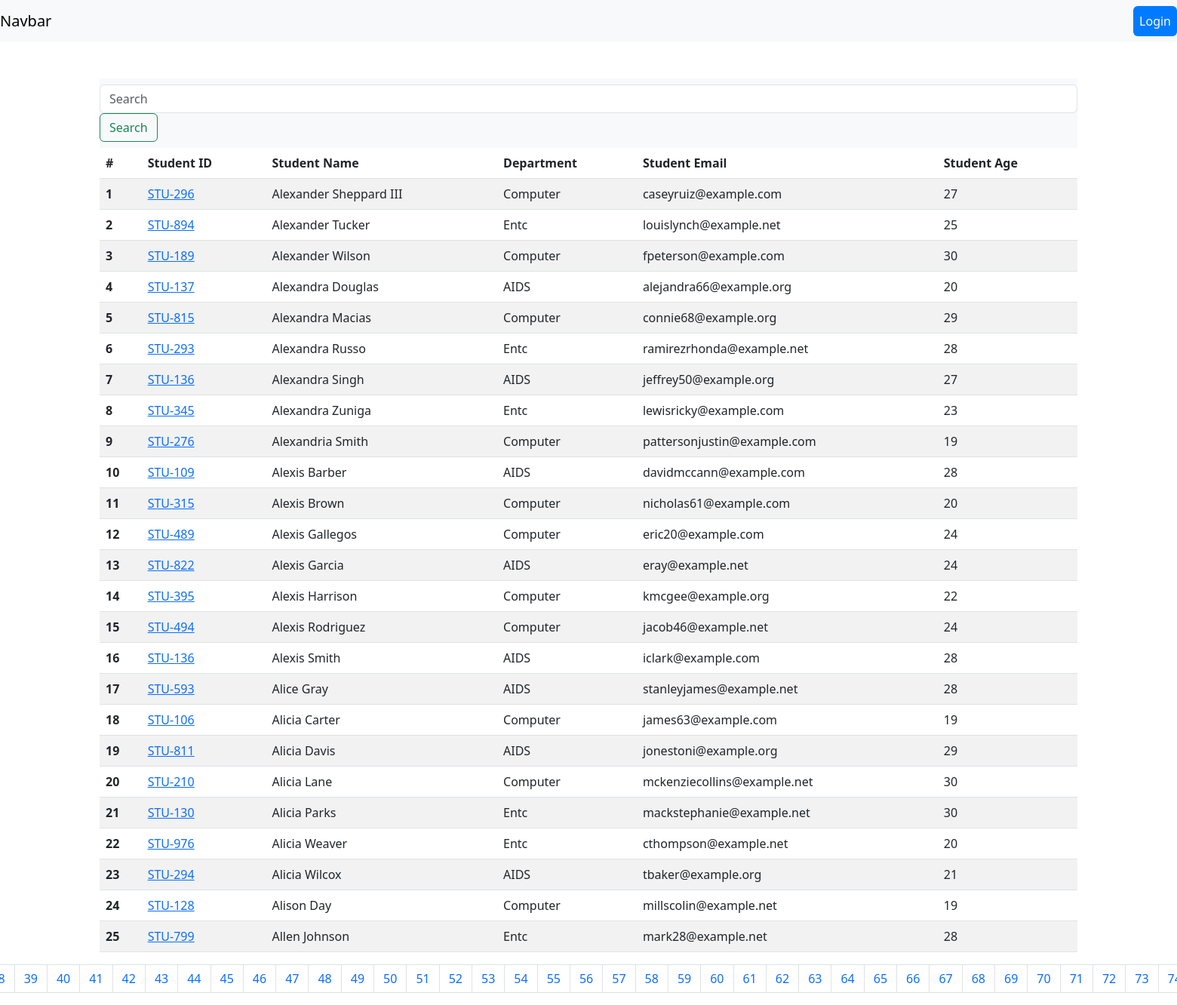
Page /student/?page=3 on the committed database.
### vege/models.py (models this page shows, shortened)
class Student(models.Model):
    department = models.ForeignKey(Department, related_name="depart", on_delete=models.CASCADE)
    student_id = models.OneToOneField(StudentId, related_name="studentid", on_delete=models.CASCADE)
    student_name = models.CharField(max_length=100)
    student_email = models.EmailField(unique=True)
    student_age = models.IntegerField(default=18)
    student_address = models.TextField()
    is_deleted = models.BooleanField(default=False)
    objects = StudentManager()
    admin_objects = models.Manager()
    class Meta:
        ordering = ['student_name']
        verbose_name = "student"

class StudentId(models.Model):
    student_id = models.CharField(max_length=100)

class Department(models.Model):
    department = models.CharField(max_length=100)
    class Meta:
        ordering = ['department']

### vege/views.py (the view, shortened to what this page needs)
# urls.py: path('student/',get_students),
def get_students(request):
    queryset = Student.objects.all()
    search = request.GET.get('search', '')
    paginator = Paginator(queryset, 25)
    page_number = request.GET.get("page", 1)
    page_obj = paginator.get_page(page_number)
    return render(request, 'report/student.html', {'queryset': page_obj})

### vege/models.py (called while the page is built)
    def get_queryset(self) -> models.QuerySet:
        return super().get_queryset().filter(is_deleted = False)

### vege/templates/report/student.html (shortened to what this page needs)
{% extends "base.html" %}
{% load static %}
{% block content %}
<div class="container mt-5">
  <form class="form-inline" method="get">
    <nav class="navbar navbar-light bg-light">
      <input class="form-control mr-sm-2" name="search" type="search" placeholder="Search" aria-label="Search" value="{{ request.GET.search }}">
      <button class="btn btn-outline-success my-2 my-sm-0" type="submit">Search</button>
    </nav>
  </form>
  <table class="table table-striped">
    <thead>
      <tr>
        <th scope="col">#</th>
        <th scope="col">Student ID</th>
        <th scope="col">Student Name</th>
        <th scope="col">Department</th>
        <th scope="col">Student Email</th>
        <th scope="col">Student Age</th>
      </tr>
    </thead>
    <tbody>
      {% for student in queryset %}
      <tr>
        <th scope="row">{{ forloop.counter }}</th>
        <td>
          <a href="{% url 'see_marks' student.student_id.student_id %}">{{ student.student_id.student_id }}</a>
      </td>
        <td>{{ student.student_name }}</td>
        <td>{{ student.department.department }}</td>
        <td>{{ student.student_email }}</td>
        <td>{{ student.student_age }}</td>
      </tr>
      {% endfor %}
    </tbody>
  </table>
  <nav aria-label="Page navigation example">
    <ul class="pagination justify-content-center">
      {% for num in queryset.paginator.page_range %}
        {% if queryset.number == num %}
        <li class="page-item active"><a class="page-link" href="#">{{ num }}</a></li>
        {% else %}
        <li class="page-item"><a class="page-link" href="?page={{ num }}{% if request.GET.search %}&search={{ request.GET.search }}{% endif %}">{{ num }}</a></li>
        {% endif %}
      {% endfor %}
    </ul>
  </nav>
</div>
{% endblock %}

### rows in the picture
Student: student_id.student_id "STU-296", student_name "Alexander Sheppard III", department.department "Computer", student_email "caseyruiz@example.com", student_age "27"
Student: student_id.student_id "STU-894", student_name "Alexander Tucker", department.department "Entc", student_email "louislynch@example.net", student_age "25"
Student: student_id.student_id "STU-189", student_name "Alexander Wilson", department.department "Computer", student_email "fpeterson@example.com", student_age "30"
Student: student_id.student_id "STU-137", student_name "Alexandra Douglas", department.department "AIDS", student_email "alejandra66@example.org", student_age "20"
Student: student_id.student_id "STU-815", student_name "Alexandra Macias", department.department "Computer", student_email "connie68@example.org", student_age "29"
Student: student_id.student_id "STU-293", student_name "Alexandra Russo", department.department "Entc", student_email "ramirezrhonda@example.net", student_age "28"
Student: student_id.student_id "STU-136", student_name "Alexandra Singh", department.department "AIDS", student_email "jeffrey50@example.org", student_age "27"
Student: student_id.student_id "STU-345", student_name "Alexandra Zuniga", department.department "Entc", student_email "lewisricky@example.com", student_age "23"
Student: student_id.student_id "STU-276", student_name "Alexandria Smith", department.department "Computer", student_email "pattersonjustin@example.com", student_age "19"
Student: student_id.student_id "STU-109", student_name "Alexis Barber", department.department "AIDS", student_email "davidmccann@example.com", student_age "28"
Student: student_id.student_id "STU-315", student_name "Alexis Brown", department.department "Computer", student_email "nicholas61@example.com", student_age "20"
Student: student_id.student_id "STU-489", student_name "Alexis Gallegos", department.department "Computer", student_email "eric20@example.com", student_age "24"
Student: student_id.student_id "STU-822", student_name "Alexis Garcia", department.department "AIDS", student_email "eray@example.net", student_age "24"
Student: student_id.student_id "STU-395", student_name "Alexis Harrison", department.department "Computer", student_email "kmcgee@example.org", student_age "22"
Student: student_id.student_id "STU-494", student_name "Alexis Rodriguez", department.department "Computer", student_email "jacob46@example.net", student_age "24"
Student: student_id.student_id "STU-136", student_name "Alexis Smith", department.department "AIDS", student_email "iclark@example.com", student_age "28"
Student: student_id.student_id "STU-593", student_name "Alice Gray", department.department "AIDS", student_email "stanleyjames@example.net", student_age "28"
Student: student_id.student_id "STU-106", student_name "Alicia Carter", department.department "Computer", student_email "james63@example.com", student_age "19"
Student: student_id.student_id "STU-811", student_name "Alicia Davis", department.department "AIDS", student_email "jonestoni@example.org", student_age "29"
Student: student_id.student_id "STU-210", student_name "Alicia Lane", department.department "Computer", student_email "mckenziecollins@example.net", student_age "30"
Student: student_id.student_id "STU-130", student_name "Alicia Parks", department.department "Entc", student_email "mackstephanie@example.net", student_age "30"
Student: student_id.student_id "STU-976", student_name "Alicia Weaver", department.department "Entc", student_email "cthompson@example.net", student_age "20"
Student: student_id.student_id "STU-294", student_name "Alicia Wilcox", department.department "AIDS", student_email "tbaker@example.org", student_age "21"
Student: student_id.student_id "STU-128", student_name "Alison Day", department.department "Computer", student_email "millscolin@example.net", student_age "19"
Student: student_id.student_id "STU-799", student_name "Allen Johnson", department.department "Entc", student_email "mark28@example.net", student_age "28"

### other values in the picture
{{ num }} "39" "40" "41" "42" "43" "44" "45" "46" "47" "48" "49" "50" "51" "52" "53" "54" "55" "56" "57" "58" "59" "60" "61" "62" "63" "64" "65" "66" "67" "68" "69" "70" "71" "72" "73"
